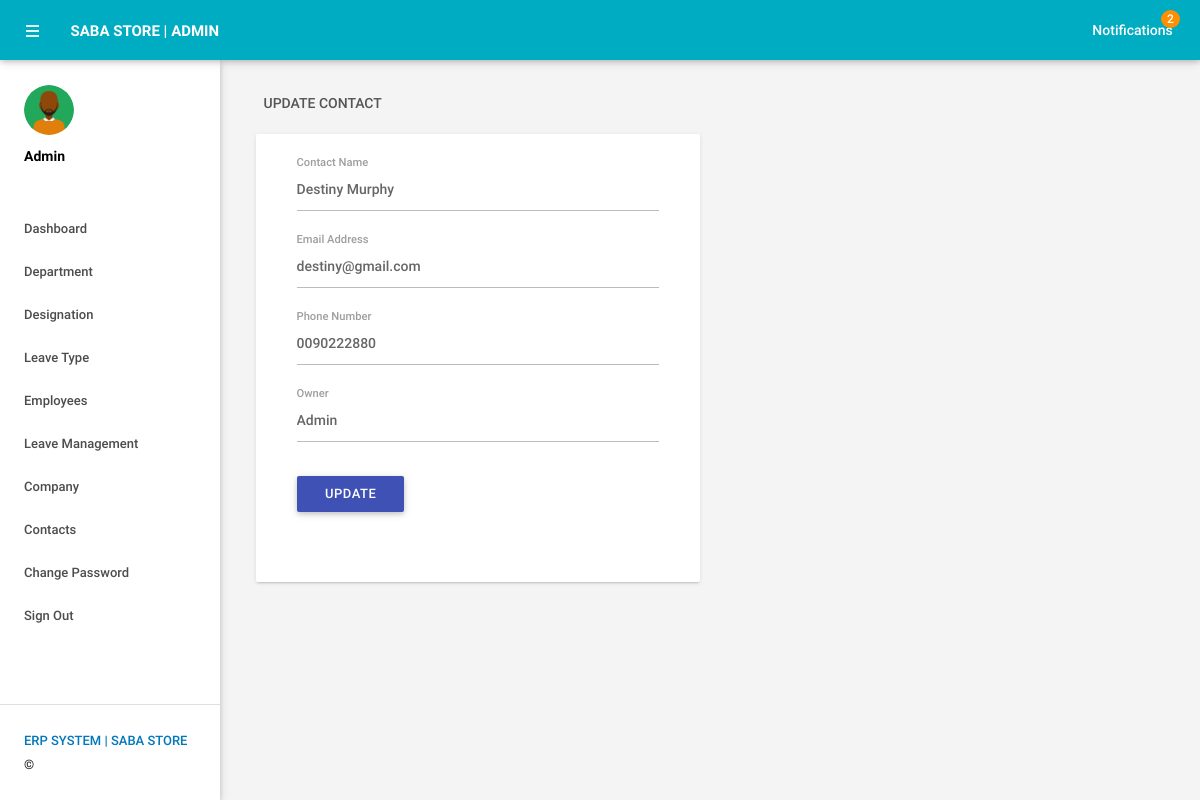
The page /admin/editcontact.php?contid=1 (signed in) on the database its author committed.
### tables this page shows
CREATE TABLE IF NOT EXISTS `tblcontact` (
  `id` int(11) NOT NULL AUTO_INCREMENT,
  `ContactName` varchar(150) DEFAULT NULL,
  `Email` varchar(100) NOT NULL,
  `ContactNumber` varchar(100) NOT NULL,
  `ContactOwner` varchar(100) NOT NULL,
  `CreationDate` timestamp NULL DEFAULT CURRENT_TIMESTAMP,
  PRIMARY KEY (`id`)
);

### admin/editcontact.php (the view, shortened to what this page needs)
<?php
include('includes/config.php');
if(strlen($_SESSION['alogin'])==0)
    {
header('location:index.php');
}
else{
    ?>
<!DOCTYPE html>
<html lang="en">
    <head>
        <link type="text/css" rel="stylesheet" href="../assets/plugins/materialize/css/materialize.min.css"/>
        <link href="../assets/plugins/material-preloader/css/materialPreloader.min.css" rel="stylesheet">
        <link href="../assets/css/alpha.min.css" rel="stylesheet" type="text/css"/>
        <link href="../assets/css/custom.css" rel="stylesheet" type="text/css"/>
    </head>
    <body>
  <?php include('includes/header.php');?>
       <?php include('includes/sidebar.php');?>
            <main class="mn-inner">
                <div class="row">
                    <div class="col s12">
                        <div class="page-title">Update Contact</div>
                    </div>
                    <div class="col s12 m12 l6">
                        <div class="card">
                            <div class="card-content">
                                <div class="row">
                                    <form class="col s12" name="chngpwd" method="post">
<?php
$coid=intval($_GET['contid']);
$sql = "SELECT * from tblcontact WHERE id=:conid";
$query = $dbh -> prepare($sql);
$query->bindParam(':conid',$coid,PDO::PARAM_STR);
$query->execute();
$results=$query->fetchAll(PDO::FETCH_OBJ);
if($query->rowCount() > 0)
{
foreach($results as $result)
{               ?>
                                        <div class="row">
                                            <div class="input-field col s12">
<input id="contactname" type="text"  class="validate" autocomplete="off" name="contactname" value="<?php echo htmlentities($result->ContactName);?>"  required>
                                                <label for="contactname">Contact Name</label>
                                            </div>
          <div class="input-field col s12">
<input id="email" type="text"  class="validate" autocomplete="off" value="<?php echo htmlentities($result->Email);?>" name="email"  required>
                                                <label for="email">Email Address</label>
                                            </div>
  <div class="input-field col s12">
 <input id="contactnumber" type="text" name="contactnumber" class="validate" autocomplete="off" value="<?php echo htmlentities($result->ContactNumber);?>" required>
                                                <label for="password">Phone Number</label>
                                            </div>
<div class="input-field col s12">
 <input id="contactowner" type="text" name="contactowner" class="validate" autocomplete="off" value="<?php echo htmlentities($result->ContactOwner);?>" required>
                                                <label for="password">Owner</label>
                                            </div>
<?php }} ?>
<div class="input-field col s12">
<button type="submit" name="update" class="waves-effect waves-light btn indigo m-b-xs">UPDATE</button>
</div>
                                        </div>
                                    </form>
                                </div>
                            </div>
                        </div>
                    </div>
                </div>
            </main>
        </div>
        <div class="left-sidebar-hover"></div>
    </body>
</html>
<?php } ?>

### rows shown on the page
tblcontact: contactname "Destiny Murphy", email "destiny@gmail.com", contactnumber "0090222880", contactowner "Admin"

### other values the page prints
$unreadcount "2"
